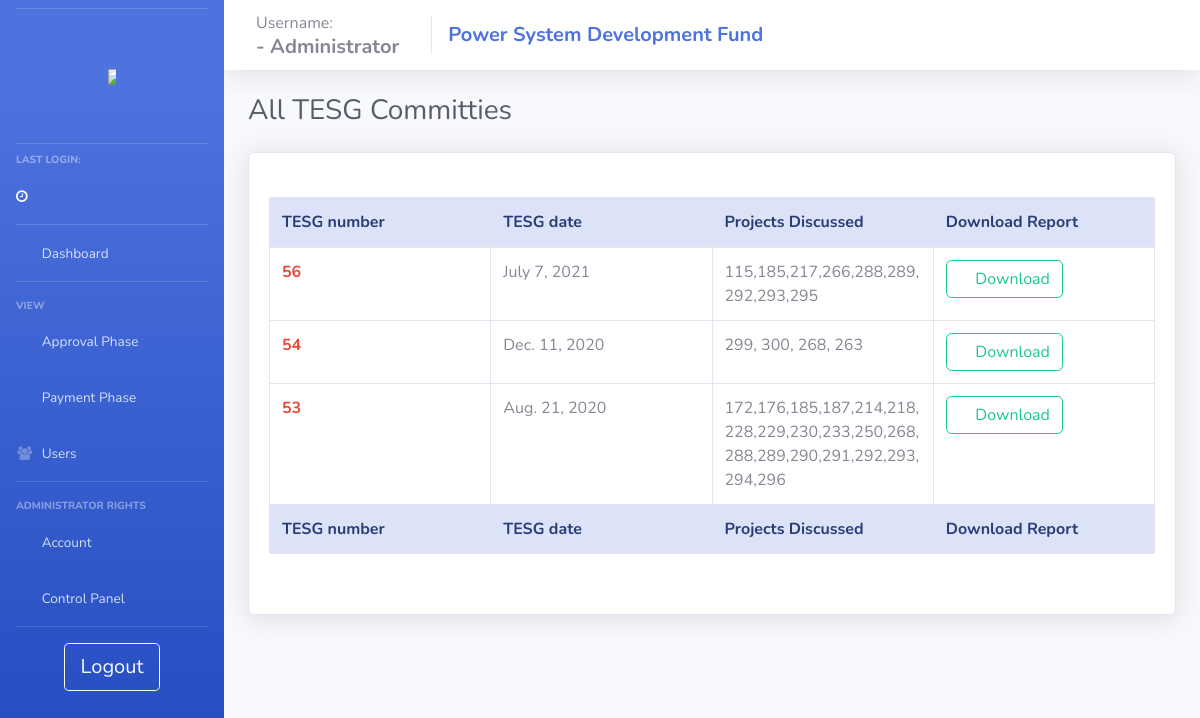
The app's page /view_TESGs (signed in), older data.
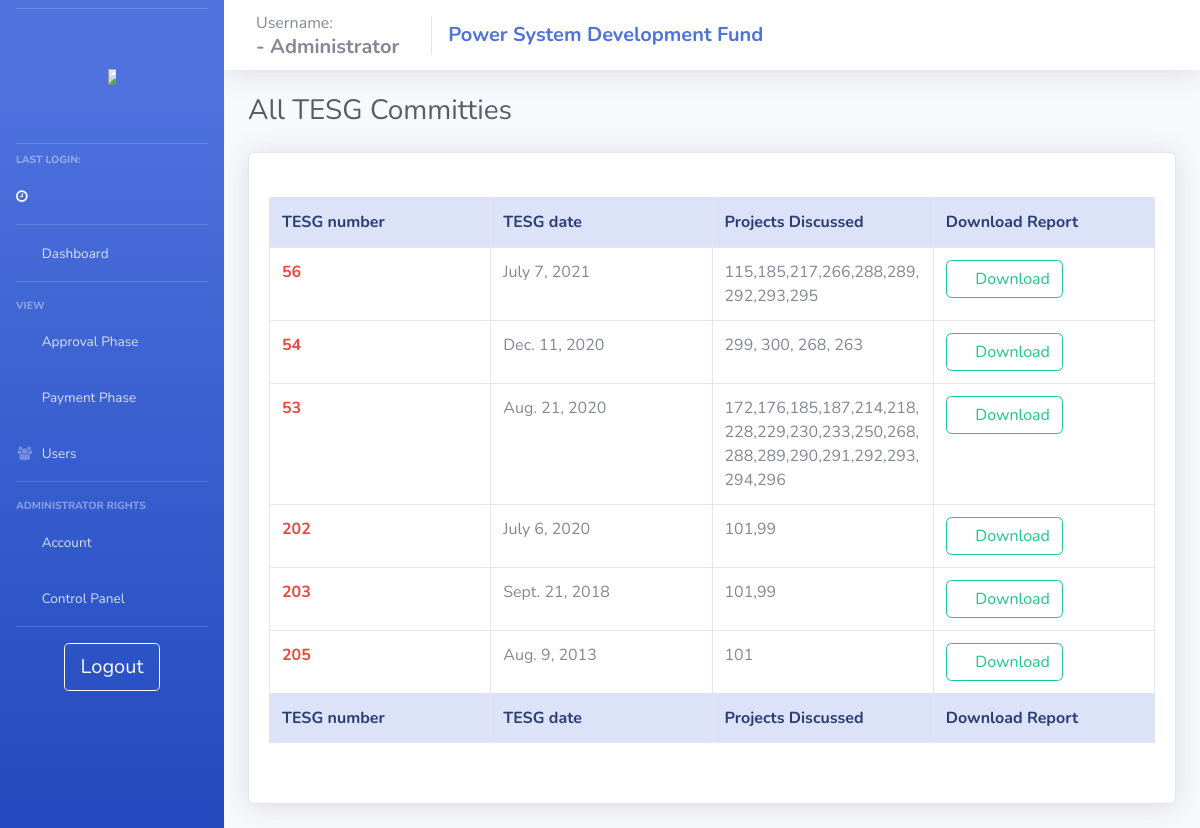
The same page, newer data.
### psdf_main/models.py (models this page shows)
class TESG_admin(models.Model):
    TESG_no = models.IntegerField(null=False, unique=True)
    filepath = models.TextField(null=True)
    TESG_date = models.DateField(null = True)
    projects = models.TextField(null=True)

### psdf_main/admin_viewall.py (the view)
# urls.py: path('view_TESGs', views.view_TESGs, name = "view_TESGs"),
def view_TESGs(request):
    if adminonline(request):
        context = full_admin_context(request)
        context['tesgs'] = TESG_admin.objects.all()
        return render(request, 'psdf_main/_admin_view_tesgs.html', context)
    else:
        return oops(request)

### psdf_main/helpers.py (called while the page is built, shortened)
def adminonline(request):
    if (request.session.has_key('user') and request.session.has_key('admin')):
        return True
    else:
        return False

def userDetails(username):
    user = {}
    userobj = users.objects.filter(username = username)[:1]
    return user

def pen_users(request):
    if adminonline(request):
        penuser = users.objects.filter(activate = False)
        return penuser
    else:
        return oops(request)

def pen_users_num(request):
    if adminonline(request):
        penuser = pen_users(request)
        if penuser:
            return penuser.count()
        else:
            return 0
    else:
        return oops(request)

### psdf_main/templates/psdf_main/_admin_view_tesgs.html (shortened to what this page needs)
{% extends 'psdf_main/includes/admin_layout.html'%} {% load static %} {% block body %}
<div class="d-sm-flex align-items-center justify-content-between mb-4">
    <h1 class="h3 mb-0 text-gray-800">All TESG Committies</h1>
</div>
<div class="row">
    <div class="col-lg-12">
        <div class="card shadow mb-4">
            <div class="card-body">
                <br>
                <div class="table-responsive">
                    <table class="table table-bordered" id="dataTable" width="100%" cellspacing="0" style="table-layout: fixed;
                    width: 100%;">
                        <thead class="alert-primary">
                            <tr>
                                <th>TESG number</th>
                                <th>TESG date</th>
                                <th>Projects Discussed</th>
                                <th>Download Report</th>
                            </tr>
                        </thead>
                        <tfoot class="alert-primary">
                            <tr>
                                <th>TESG number</th>
                                <th>TESG date</th>
                                <th>Projects Discussed</th>
                                <th>Download Report</th>
                            </tr>
                        </tfoot>
                        <tbody>
                            {% if not tesgs %}
                            <tr>
                                <td>Not Available</td>
                                <td>Not Available</td>
                                <td>Not Available</td>
                                <td>Not Available</td>
                            </tr>
                            {% else %} {% for tesg in tesgs %}
                            <tr>
                                <td class="font-weight-bold text-danger">{{tesg.TESG_no}}</td>
                                <td>{{tesg.TESG_date}}</td>
                                <td>{{tesg.projects}}</td>
                                <td><a class="btn btn-outline-success" href="/download_tesg_report/{{tesg.id}}"><i class="fas fa-download"></i> Download </a></td>
                            </tr>
                            {% endfor %} {% endif %}
                        </tbody>
                    </table><br>
                </div>
            </div>
        </div>
    </div>
</div>
{% endblock %}

Row changes from the older to the newer data that the page shows:
added TESG_admin: TESG_no "202", TESG_date "July 6, 2020", projects "101,99"
added TESG_admin: TESG_no "203", TESG_date "Sept. 21, 2018", projects "101,99"
added TESG_admin: TESG_no "205", TESG_date "Aug. 9, 2013", projects "101"
